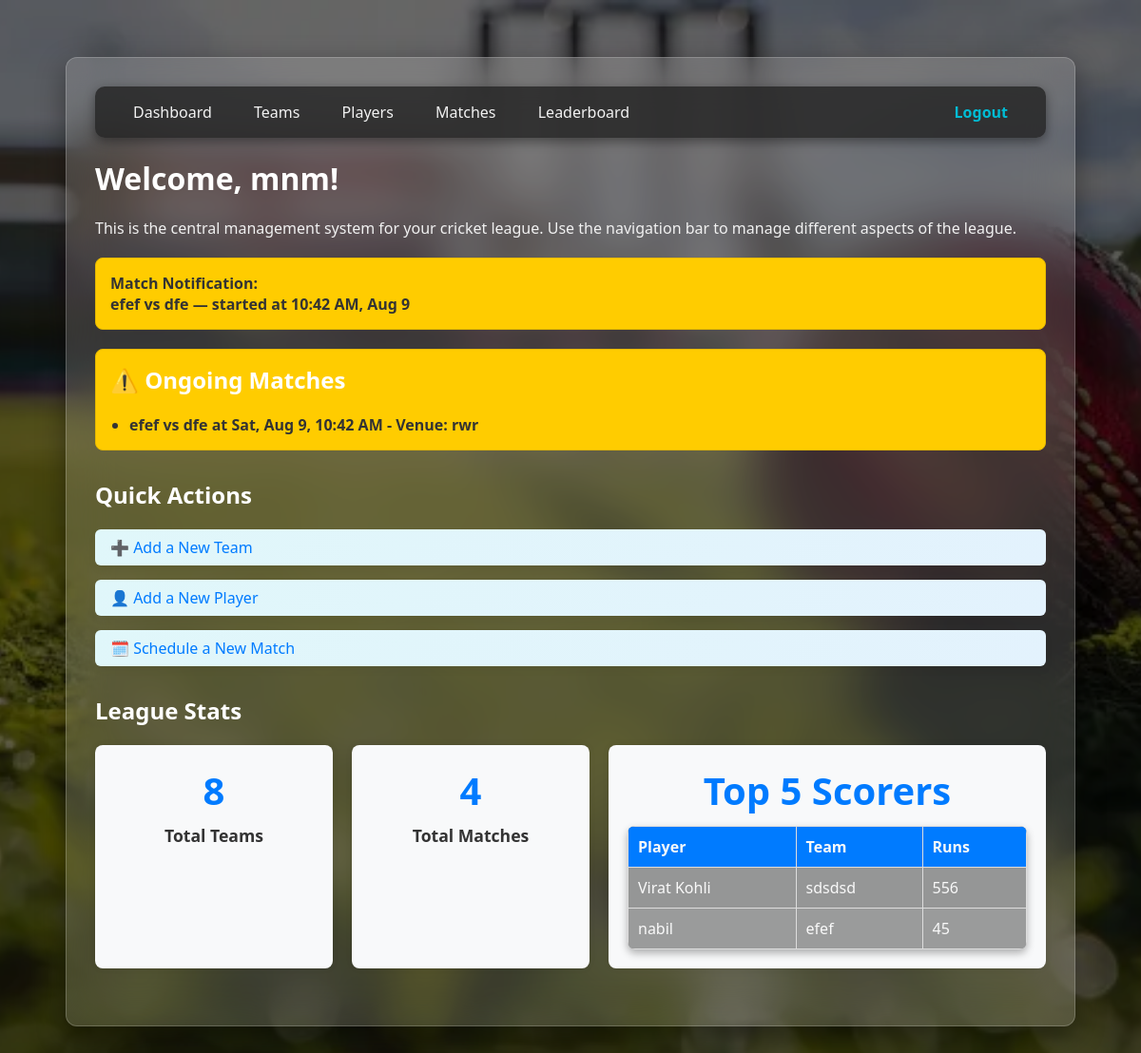
Page /cricket_league/dashboard.php (signed in) on the committed database.
### tables this page shows
CREATE TABLE `matches` (
  `match_id` int(11) NOT NULL,
  `team1_id` int(11) NOT NULL,
  `team2_id` int(11) NOT NULL,
  `match_date` datetime NOT NULL,
  `venue` varchar(100) NOT NULL,
  `result_summary` varchar(255) DEFAULT NULL
);

CREATE TABLE `teams` (
  `team_id` int(11) NOT NULL,
  `team_name` varchar(100) NOT NULL,
  `logo_url` varchar(255) DEFAULT NULL,
  `captain_id` int(11) DEFAULT NULL,
  `wk_id` int(11) DEFAULT NULL,
  `wicket_keeper_id` int(11) DEFAULT NULL
);

### cricket_league/dashboard.php (the view, shortened to what this page needs)
<?php
require 'db_config.php';
$now = date('Y-m-d H:i:s');
$notif_sql = "SELECT m.match_id, t1.team_name AS team1, t2.team_name AS team2, m.match_date
              FROM matches m
              JOIN teams t1 ON m.team1_id = t1.team_id
              JOIN teams t2 ON m.team2_id = t2.team_id
              WHERE m.match_date <= ? AND (m.result_summary IS NULL OR m.result_summary = '')";
$notif_stmt = $conn->prepare($notif_sql);
$notif_stmt->bind_param("s", $now);
$notif_stmt->execute();
$notif_result = $notif_stmt->get_result();
$teams_result = $conn->query("SELECT COUNT(*) AS total_teams FROM teams");
$teams = $teams_result->fetch_assoc()['total_teams'] ?? 0;
$matches_result = $conn->query("SELECT COUNT(*) AS total_matches FROM matches");
$matches = $matches_result->fetch_assoc()['total_matches'] ?? 0;
$top_scorers_sql = "
    SELECT p.player_name, t.team_name, SUM(ps.runs_scored) AS total_runs
    FROM player_scores ps
    JOIN players p ON ps.player_id = p.player_id
    JOIN teams t ON p.team_id = t.team_id
    GROUP BY ps.player_id
    ORDER BY total_runs DESC
    LIMIT 5
";
$top_scorers_result = $conn->query($top_scorers_sql);
?>
<!DOCTYPE html>
<html lang="en">
<head>
    <link rel="stylesheet" href="css/style.css">
</head>
<body>
    <div class="container">
        <div class="navbar">
            <div>
                <a href="dashboard.php">Dashboard</a>
                <a href="manage_teams.php">Teams</a>
                <a href="manage_players.php">Players</a>
                <a href="manage_matches.php">Matches</a>
                <a href="leaderboard.php">Leaderboard</a>
            </div>
            <a href="logout.php" class="logout">Logout</a>
        </div>
        <h1>Welcome, <?php echo htmlspecialchars($_SESSION['username']); ?>!</h1>
        <p>This is the central management system for your cricket league. Use the navigation bar to manage different aspects of the league.</p>
        <?php if ($notif_result->num_rows > 0): ?>
            <div class="notification">
                <strong>Match Notification:</strong><br>
                <?php
                while ($notif = $notif_result->fetch_assoc()) {
                    echo htmlspecialchars($notif['team1']) . " vs " . htmlspecialchars($notif['team2']) . " — started at " . date('g:i A, M j', strtotime($notif['match_date'])) . "<br>";
                }
                ?>
            </div>
        <?php endif; ?>
        <?php
        $sql = "SELECT m.match_id, t1.team_name as team1_name, t2.team_name as team2_name, m.match_date, m.venue
                FROM matches m
                JOIN teams t1 ON m.team1_id = t1.team_id
                JOIN teams t2 ON m.team2_id = t2.team_id
                WHERE m.match_date <= NOW() AND (m.result_summary IS NULL OR m.result_summary = '')
                ORDER BY m.match_date ASC";
        $stmt = $conn->prepare($sql);
        $stmt->execute();
        $ongoing_matches = $stmt->get_result();
        if ($ongoing_matches->num_rows > 0): ?>
            <div class="notification">
                <h2>⚠️ Ongoing Matches</h2>
                <ul>
                    <?php while ($row = $ongoing_matches->fetch_assoc()): ?>
                        <li>
                            <strong><?php echo htmlspecialchars($row['team1_name']) . " vs " . htmlspecialchars($row['team2_name']); ?></strong>
                            at <?php echo date('D, M j, g:i A', strtotime($row['match_date'])); ?>
                            - Venue: <?php echo htmlspecialchars($row['venue']); ?>
                        </li>
                    <?php endwhile; ?>
                </ul>
            </div>
        <?php endif; ?>
        <h2>Quick Actions</h2>
        <div class="quick-actions">
            <a href="add_team.php" class="quick-btn">➕ Add a New Team</a>
            <a href="add_player.php" class="quick-btn">👤 Add a New Player</a>
            <a href="add_match.php" class="quick-btn">🗓️ Schedule a New Match</a>
        </div>
        <h2>League Stats</h2>
        <div class="stats-container">
            <div class="stat-box">
                <h3><?php echo $teams; ?></h3>
                <p>Total Teams</p>
            </div>
            <div class="stat-box">
                <h3><?php echo $matches; ?></h3>
                <p>Total Matches</p>
            </div>
            <div class="stat-box" style="flex: 2;">
                <h3>Top 5 Scorers</h3>
                <table class="top-scorers">
                    <thead>
                        <tr>
                            <th>Player</th>
                            <th>Team</th>
                            <th>Runs</th>
                        </tr>
                    </thead>
                    <tbody>
                        <?php
                        if ($top_scorers_result->num_rows > 0) {
                            while ($row = $top_scorers_result->fetch_assoc()) {
                                echo "<tr>";
                                echo "<td>" . htmlspecialchars($row['player_name']) . "</td>";
                                echo "<td>" . htmlspecialchars($row['team_name']) . "</td>";
                                echo "<td>" . intval($row['total_runs']) . "</td>";
                                echo "</tr>";
                            }
                        } else {
                            echo "<tr><td colspan='3'>No data available</td></tr>";
                        }
                        ?>
                    </tbody>
                </table>
            </div>
        </div>
    </div>
</body>
</html>

### cricket_league/css/style.css (style rules this page uses)
body { font-family: 'Segoe UI', Tahoma, Geneva, Verdana, sans-serif; background: linear-gradient(rgba(0, 0, 0, 0.6), rgba(0, 0, 0, 0.6)), url('cric.webp') no-repeat center center fixed; background-size: cover; margin: 0; padding: 20px; color: #f9f9f9; }
.container { max-width: 1000px; margin: 40px auto; background: rgba(255, 255, 255, 0.15); padding: 30px; border-radius: 12px; box-shadow: 0 10px 30px rgba(0, 0, 0, 0.4); backdrop-filter: blur(25px); -webkit-backdrop-filter: blur(25px); border: 1px solid rgba(255, 255, 255, 0.2); color: #fff; }
h1, h2 { color: #ffffff; margin-bottom: 20px; }
p { color: #f1f1f1; }
a { color: #80dfff; text-decoration: none; transition: color 0.3s ease; }
.navbar { background-color: rgba(34, 34, 34, 0.8); padding: 0 20px; border-radius: 10px; display: flex; justify-content: space-between; align-items: center; box-shadow: 0 4px 12px rgba(0,0,0,0.4); }
.navbar a { color: #f2f2f2; padding: 16px 20px; text-decoration: none; transition: 0.3s ease; font-weight: 500; }
.navbar .logout { color: #00bcd4; font-weight: bold; }
table { width: 100%; border-collapse: collapse; margin-top: 25px; border-radius: 8px; overflow: hidden; background: rgba(0, 0, 0, 0.4) !important; color: #f9f9f9 !important; box-shadow: 0 4px 8px rgba(0,0,0,0.3); }
th, td { border: 1px solid rgba(255, 255, 255, 0.2); padding: 12px; text-align: left; color: #f9f9f9 !important; }
th { background-color: rgba(0, 0, 0, 0.5); }
tr:nth-child(even) { background-color: rgba(255, 255, 255, 0.05); }
h2 { margin-top: 30px; color: #ffffff; }
.quick-actions { list-style: none; padding: 0; margin-top: 15px; display: flex; flex-direction: column; gap: 15px; }
.quick-actions a { color: #007bff; font-weight: 500; text-decoration: none; padding: 8px 16px; background-color: rgba(255, 255, 255, 0.1); border-radius: 6px; display: inline-block; transition: all 0.3s ease; }
.quick-btn { display: inline-block; padding: 12px 20px; background: linear-gradient(135deg, #e0f7fa, #e3f2fd); color: #007bff; font-weight: 600; text-decoration: none; border-radius: 8px; transition: all 0.3s ease; box-shadow: 0 4px 8px rgba(0,0,0,0.05); backdrop-filter: blur(2px); }

### cricket_league/dashboard.php (style rules this page uses)
.notification { background-color: #ffefc6; border-left: 6px solid #f0ad4e; padding: 15px 20px; margin-bottom: 20px; border-radius: 5px; font-weight: 600; }
.stats-container { display: flex; gap: 20px; margin-bottom: 30px; }
.stat-box { flex: 1; background: #f8f9fa; padding: 20px; border-radius: 8px; text-align: center; box-shadow: 0 0 6px rgba(0,0,0,0.1); }
.stat-box h3 { font-size: 2.5rem; margin: 0; color: #007bff; }
.stat-box p { margin: 8px 0 0; font-weight: 600; font-size: 1.1rem; color: #333; }
table.top-scorers { width: 100%; border-collapse: collapse; margin-top: 10px; }
table.top-scorers th, table.top-scorers td { padding: 10px; border: 1px solid #ddd; text-align: left; }
table.top-scorers th { background-color: #007bff; color: white; }
.notification { background-color: #ffcc00; border: 1px solid #e6b800; padding: 15px; margin: 20px 0; border-radius: 8px; color: #333; }
.notification h2 { margin-top: 0; }
.notification ul { margin: 0; padding-left: 20px; }

### rows in the picture
matches: team1.team_name "efef", team2.team_name "dfe", match_date "10:42 AM, Aug 9", match_date "Sat, Aug 9, 10:42 AM", venue "rwr"

### other values in the picture
$_SESSION['username'] "mnm"
$teams "8"
$matches "4"
$row['player_name'] "Virat Kohli"
$row['team_name'] "sdsdsd"
$row['total_runs'] "556"
$row['player_name'] "nabil"
$row['team_name'] "efef"
$row['total_runs'] "45"
